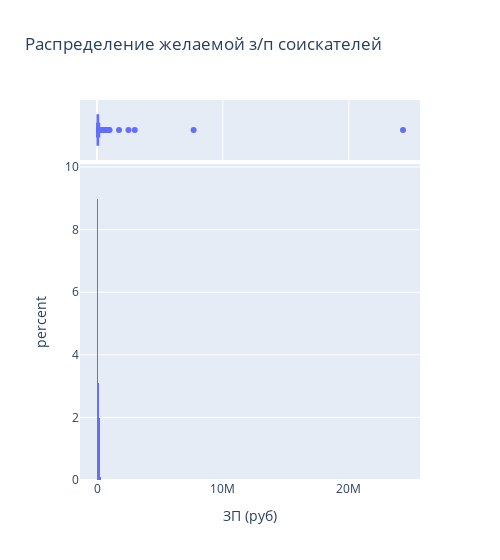

Notebook source saved alongside this figure:
### Markdown cell above
3. Постройте распределение признака **"ЗП (руб)"**. Опишите данное распределение, отвечая на следующие вопросы: каковы предельные значения признака, в каком примерном интервале находится заработная плата большинства соискателей? Есть ли аномалии для признака возраста? Обратите внимание на гигантские размеры желаемой заработной платы.
*Совет: постройте гистограмму и коробчатую диаграмму рядом.*

### Code cell
fig = px.histogram(
    data_frame=hh_data_copy,
    x='ЗП (руб)',
    title='Распределение желаемой з/п соискателей',
    histnorm='percent',
    width=500,
    marginal='box'
)
fig.show()

print(hh_data_copy['ЗП (руб)'].describe())

### Figure 1 — Plotly figure (JSON) as saved in the notebook; plotly's stock layout.template omitted (floating-point values rounded to 4 significant figures; data arrays with more than 128 entries replaced by an {"elided": "..."} marker saying what was removed)
{"data": [{"alignmentgroup": "True", "bingroup": "x", "histnorm": "percent", "hovertemplate": "ЗП (руб)=%{x}<br>percent=%{y}<extra></extra>", "legendgroup": "", "marker": {"color": "#636efa", "pattern": {"shape": ""}}, "name": "", "offsetgroup": "", "orientation": "v", "showlegend": false, "type": "histogram", "x": {"elided": "44744 float values"}, "xaxis": "x", "yaxis": "y"}, {"alignmentgroup": "True", "hovertemplate": "ЗП (руб)=%{x}<extra></extra>", "legendgroup": "", "marker": {"color": "#636efa"}, "name": "", "notched": true, "offsetgroup": "", "showlegend": false, "type": "box", "x": {"elided": "44744 float values"}, "xaxis": "x2", "yaxis": "y2"}], "layout": {"barmode": "relative", "legend": {"tracegroupgap": 0}, "title": {"text": "Распределение желаемой з/п соискателей"}, "width": 500, "xaxis": {"anchor": "y", "domain": [0, 1], "title": {"text": "ЗП (руб)"}}, "xaxis2": {"anchor": "y2", "domain": [0, 1], "matches": "x", "showgrid": true, "showticklabels": false}, "yaxis": {"anchor": "x", "domain": [0, 0.8316], "title": {"text": "percent"}}, "yaxis2": {"anchor": "x2", "domain": [0.8416, 1], "matches": "y2", "showgrid": false, "showline": false, "showticklabels": false, "ticks": ""}}}
